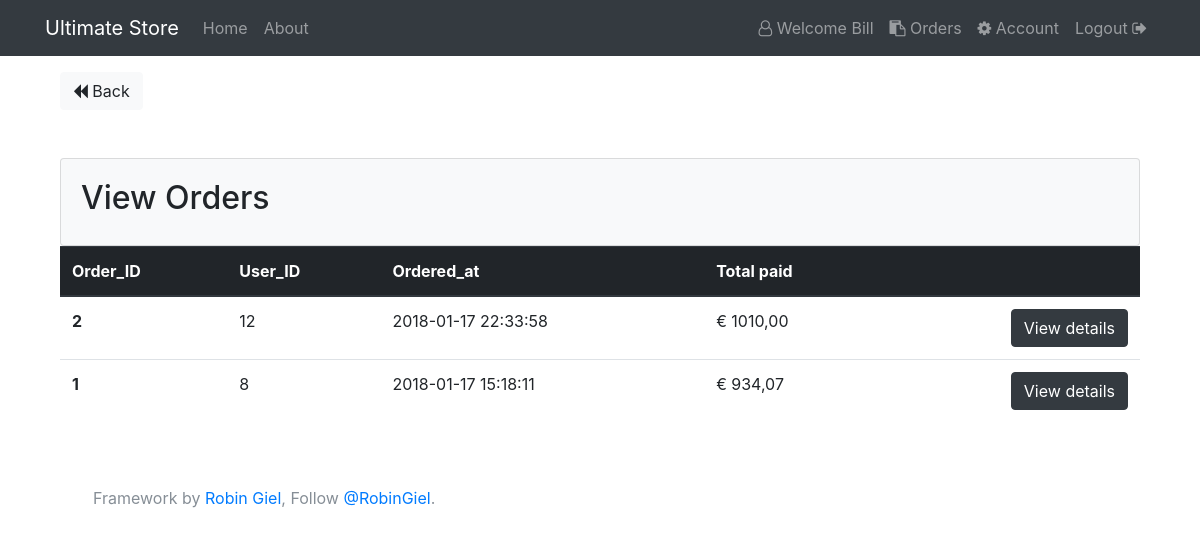
Page /orders (signed in) on the committed database.
### tables this page shows
CREATE TABLE `users` (
  `id` int(11) NOT NULL,
  `name` varchar(255) NOT NULL,
  `email` varchar(255) NOT NULL,
  `password` varchar(255) NOT NULL,
  `created_at` datetime NOT NULL DEFAULT CURRENT_TIMESTAMP,
  `role` varchar(255) NOT NULL
);

CREATE TABLE `completed_orders` (
  `id` int(11) NOT NULL,
  `user_id` int(11) NOT NULL,
  `ordered_at` timestamp NOT NULL DEFAULT CURRENT_TIMESTAMP ON UPDATE CURRENT_TIMESTAMP
);

### app/controllers/Orders.php (called while the page is built, shortened)
<?php
    class Orders extends Controller {
        public function __construct(){
            $this->userModel = $this->model('User');
            $this->orderModel = $this->model('Order');
        }
        public function index(){
            $orders = $this->orderModel->getOrders();
            $data = [
                'orders' => $orders
            ];
            $this->view('orders/index', $data);
        }
    }

### app/libraries/Core.php (called while the page is built, shortened)
<?php
class Core{
    protected $currentMethod = 'index';
    public function __construct(){
        $url = $this->getUrl();
        if(file_exists('../app/controllers/' . ucwords($url[0]).'.php')){
            unset($url[0]);
        }
        $this->currentController =  new $this->currentController;
        $this->params = $url ? array_values($url) : [];
        call_user_func_array([$this->currentController, $this->currentMethod], $this->params);
    }
    public function getUrl(){
        if(isset($_GET['url'])){
            $url = trim($_GET['url'], '/');
            $url = filter_var($url, FILTER_SANITIZE_URL);
            $url = explode('/', $url);
            return $url;
        }
    }
}

### public/index.php (called while the page is built, shortened)
<?php
$init = new Core;

### app/libraries/Database.php (called while the page is built, shortened)
<?php
    class Database {
        private $host = DB_HOST;
        private $user = DB_USER;
        private $pass = DB_PASS;
        private $dbname = DB_NAME;
        private $dbh;
        private $stmt;
        public function __construct(){
            $dsn = 'mysql:host=' . $this->host . ';dbname=' . $this->dbname;
            $options = array(
                PDO::ATTR_PERSISTENT => true,
                PDO::ATTR_ERRMODE => PDO::ERRMODE_EXCEPTION
            );
            try{
                $this->dbh = new PDO($dsn, $this->user, $this->pass, $options);
            } catch(PDOException $e){
                $this->error = $e->getMessage();
                echo $this->error;
            }
        }
        public function query($sql){
            $this->stmt = $this->dbh->prepare($sql);
        }
        public function bind($param, $value, $type = null){
            if(is_null($type)){
                switch (true){
                    default:
                    $type = PDO::PARAM_STR;
                }
            }
            $this->stmt->bindValue($param, $value, $type);
        }
        public function execute(){
            return $this->stmt->execute();
        }
        public function resultSet(){
            $this->execute();
            return $this->stmt->fetchAll(PDO::FETCH_OBJ);
        }
        public function single(){
            $this->execute();
            return $this->stmt->fetch(PDO::FETCH_OBJ);
        }
    }

### app/models/User.php (called while the page is built, shortened)
<?php
    class User {
        private $db;
        public function __construct(){
            $this->db = new Database;
        }
         public function getUserById($id){
            $this->db->query('SELECT * FROM users WHERE id = :id');
            $this->db->bind(':id', $id);
            $row = $this->db->single();
            return $row;
        }
    }

### app/models/Order.php (called while the page is built, shortened)
<?php
    class Order{
        private $db;
        public function __construct(){
            $this->db = new Database;
        }
        public function getOrders(){
            $this->db->query('SELECT *,
                              completed_orders.id as orderId,
                              completed_orders.ordered_at as orderTime,
                              users.id as userId
                              FROM completed_orders
                              INNER JOIN users
                              ON completed_orders.user_id = users.id
                              ORDER BY completed_orders.id DESC
                              ');
            $results = $this->db->resultSet();
            return $results;
        }
        public function getTotalPrice($id){
            $this->db->query('SELECT
            order_details.id as orderDetailsId,
            SUM(order_details.product_price  * order_details.quantity) as totalPaid
            FROM order_details WHERE completed_orders_id = :id');
            $this->db->bind(':id', $id);
            $results = $this->db->resultSet();
            return $results;
        }
    }

### app/views/orders/index.php (the view, shortened to what this page needs)
    <?php require APPROOT . '/views/inc/header.php'; ?>
    <a href="<?php echo URLROOT; ?>/products" class="btn btn-light"><i class="fa fa-backward"></i> Back</a>
    <div class="card card-body bg-light mt-5">
        <h2>View Orders</h2>
    </div>
    <table class="table">
  <thead class="thead-dark">
    <tr>
      <th scope="col">Order_ID</th>
      <th scope="col">User_ID</th>
      <th scope="col">Ordered_at</th>
      <th scope="col">Total paid</th>
      <th scope="col"></th>
    </tr>
  </thead>
  <tbody>
    <?php foreach($data['orders'] as $order) :?>
    <tr>
      <th scope="row"><?php echo $order->orderId ?></th>
      <td><?php echo $order->userId ?></td>
      <td><?php echo $order->orderTime ?></td>
      <td>&euro; <?php
      $details = $this->orderModel->getTotalPrice($order->orderId);
      foreach($details as $row){
          $result = number_format($row->totalPaid, 2, ',', '');
      }
      echo $result;
      ?></td>
      <td><a class="btn btn-dark pull-right" href="<?php echo URLROOT; ?>/orders/details/<?php echo $order->orderId ?>">View details<a/></td>
    </tr>
<?php endforeach; ?>
  </tbody>
</table>
<?php require APPROOT . '/views/inc/footer.php'; ?>

### app/views/inc/navbar.php (shortened to what this page needs)
<header>
<nav class="navbar navbar-expand-lg navbar-dark bg-dark mb-3">
    <div class="container">
      <a class="navbar-brand" href="<?php echo URLROOT; ?>/pages/index"><?php echo SITENAME; ?></a>
      <div class="collapse navbar-collapse" id="navbarsExampleDefault">
        <ul class="navbar-nav mr-auto">
          <li class="nav-item">
            <a class="nav-link" href="<?php echo URLROOT; ?>/pages/index">Home</a>
          </li>
          <li class="nav-item">
            <a class="nav-link" href="<?php echo URLROOT; ?>/pages/about">About</a>
          </li>
        </ul>
        <ul class="navbar-nav ml-auto">
         <?php
         if(isset($_SESSION['user_id']) && $_SESSION['user_role'] === 'medewerker' ) : ?>
          <li class="nav-item">
            <a class="nav-link" href="#"><i class="fa fa-user-o" aria-hidden="true"></i> Welcome <?php $id = $_SESSION['user_id'];
            $user = $this->userModel->getUserById($id); echo $user->name; ?></a>
          </li>
          <li class="nav-item">
            <a class="nav-link" href="<?php echo URLROOT; ?>/orders"><i class="fa fa-clipboard" aria-hidden="true"></i> Orders</a>
          </li>
          <li class="nav-item">
            <a class="nav-link" href="<?php echo URLROOT; ?>/accounts"><i class="fa fa-cog" aria-hidden="true"></i> Account</a>
          </li>
          <li class="nav-item">
            <a class="nav-link" href="<?php echo URLROOT; ?>/users/logout">Logout <i class="fa fa-sign-out" aria-hidden="true"></i></a>
          </li>
        <?php endif; ?>
        </ul>
      </div>
    </div>
</nav>
</header>

### rows in the picture
users: name "Bill"
completed_orders: id "2", user "12", ordered_at "2018-01-17 22:33:58", result "1010,00"
completed_orders: id "1", user "8", ordered_at "2018-01-17 15:18:11", result "934,07"

### other values in the picture
SITENAME "Ultimate Store"
